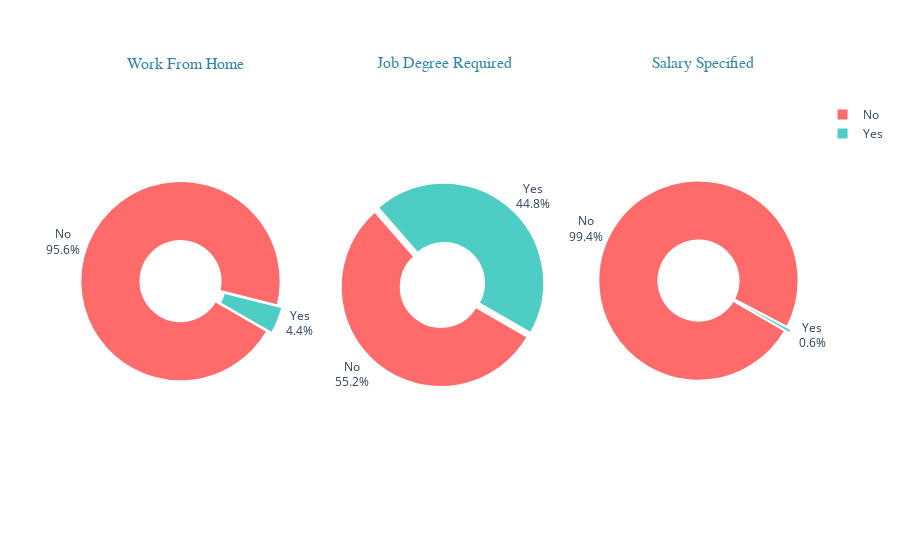

Notebook code cell kept with this figure:
### Markdown cell above
1.6.b. Plotting 3 key characteristics for job positions in Germany Data Market

### Code cell
dict_column = {
    'job_work_from_home': 'Work From Home',
    'job_no_degree_mention': 'Job Degree Required',
    'salary_mentioned': 'Salary Specified'
}

fig = make_subplots(
    rows=1,
    cols=3,
    specs=[[{'type': 'pie'}, {'type': 'pie'}, {'type': 'pie'}]],
    subplot_titles=[f"{title}" for title in dict_column.values()],
    vertical_spacing=0.9
)

for i, (column, title) in enumerate(dict_column.items(), 1):
    value_counts = df_Data_Germany[column].value_counts()

    fig.add_trace(
        go.Pie(
            labels=['No', 'Yes'],
            values=value_counts.values,
            hole=0.4,
            textinfo='percent+label',
            texttemplate='%{label}<br>%{percent:.1%}',
            textposition='outside',
            marker=dict(
                colors=['#FF6B6B', '#4ECDC4'],
                line=dict(color='white', width=2)
            ),
            pull=[0.05, 0],
            rotation=120,
            hovertemplate=(
                '<b>%{label} - ' + title + '</b><br>' +
                '%{value:,} jobs (%{percent:.1%})' +
                '<extra></extra>'
            )
        ),
        row=1, col=i
    )

fig.update_annotations(
    dict(
        font=dict(
            size=16,
            family="Arial Black",
            color="#2E86AB"
        ),
        y=1.07 
    )
)

fig.show()

### Figure 1 — Plotly figure (JSON) as saved in the notebook; plotly's stock layout.template omitted (floating-point values rounded to 4 significant figures)
{"data": [{"domain": {"x": [0, 0.2889], "y": [0, 1]}, "hole": 0.4, "hovertemplate": "<b>%{label} - Work From Home</b><br>%{value:,} jobs (%{percent:.1%})<extra></extra>", "labels": ["No", "Yes"], "marker": {"colors": ["#FF6B6B", "#4ECDC4"], "line": {"color": "white", "width": 2}}, "pull": [0.05, 0], "rotation": 120, "textinfo": "percent+label", "textposition": "outside", "texttemplate": "%{label}<br>%{percent:.1%}", "type": "pie", "values": [19621, 912]}, {"domain": {"x": [0.3556, 0.6444], "y": [0, 1]}, "hole": 0.4, "hovertemplate": "<b>%{label} - Job Degree Required</b><br>%{value:,} jobs (%{percent:.1%})<extra></extra>", "labels": ["No", "Yes"], "marker": {"colors": ["#FF6B6B", "#4ECDC4"], "line": {"color": "white", "width": 2}}, "pull": [0.05, 0], "rotation": 120, "textinfo": "percent+label", "textposition": "outside", "texttemplate": "%{label}<br>%{percent:.1%}", "type": "pie", "values": [11336, 9197]}, {"domain": {"x": [0.7111, 1], "y": [0, 1]}, "hole": 0.4, "hovertemplate": "<b>%{label} - Salary Specified</b><br>%{value:,} jobs (%{percent:.1%})<extra></extra>", "labels": ["No", "Yes"], "marker": {"colors": ["#FF6B6B", "#4ECDC4"], "line": {"color": "white", "width": 2}}, "pull": [0.05, 0], "rotation": 120, "textinfo": "percent+label", "textposition": "outside", "texttemplate": "%{label}<br>%{percent:.1%}", "type": "pie", "values": [20405, 128]}], "layout": {"annotations": [{"font": {"color": "#2E86AB", "family": "Arial Black", "size": 16}, "showarrow": false, "text": "Work From Home", "x": 0.1444, "xanchor": "center", "xref": "paper", "y": 1.07, "yanchor": "bottom", "yref": "paper"}, {"font": {"color": "#2E86AB", "family": "Arial Black", "size": 16}, "showarrow": false, "text": "Job Degree Required", "x": 0.5, "xanchor": "center", "xref": "paper", "y": 1.07, "yanchor": "bottom", "yref": "paper"}, {"font": {"color": "#2E86AB", "family": "Arial Black", "size": 16}, "showarrow": false, "text": "Salary Specified", "x": 0.8556, "xanchor": "center", "xref": "paper", "y": 1.07, "yanchor": "bottom", "yref": "paper"}]}}
